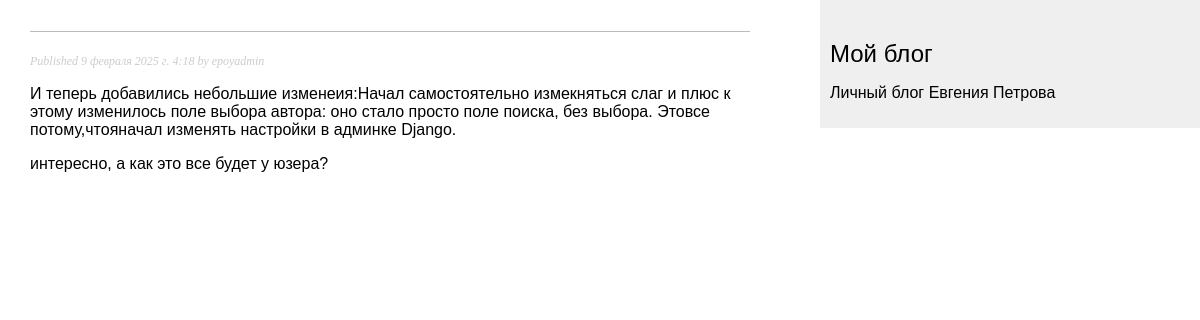
The app's page /blog/2/ with its own data.
### blog/models.py (models this page shows, shortened)
class Post(models.Model):  # pylint: disable=C0115
    class Status(models.TextChoices):  # pylint: disable=C0115
        DRAFT='DF','Черновик'
        PUBLISHED='PB','Опублковано'
    title=models.CharField(max_length=255, unique=True, verbose_name='Заголовок')
    slug=models.SlugField(max_length=255, unique_for_date='publish', verbose_name='Слаг(путь)')
    author = models.ForeignKey(User,
                               on_delete=models.CASCADE,
                               related_name='blog_posts',
                               verbose_name='Автор')
    body=models.TextField(verbose_name='Текст поста')
    publish=models.DateTimeField(default=timezone.now, verbose_name='Дата публикации')
    created=models.DateTimeField(auto_now_add=True,verbose_name='Дата создания')
    updated=models.DateTimeField(auto_now=True, verbose_name='Дата изменения')
    status = models.CharField(max_length=2,
                              choices=Status.choices,
                              default=Status.DRAFT,
                              verbose_name='Статус поста')
    objects = models.Manager()
    published = PublishedManager()
    class Meta:  # pylint: disable=C0115
        ordering=['-publish']
        indexes=[
            models.Index(fields=['publish']),
        ]
        verbose_name="Пост"
        verbose_name_plural="Посты"

### blog/views.py (the view)
# urls.py: path('<int:post_id>/', views.post_detail, name='post_detail')
def post_detail(request, post_id):
    post = get_object_or_404(Post,
                             id = post_id,
                             status = Post.Status.PUBLISHED)
    return render(request,
                  'blog/post/detail.html',
                  {'post':post})

### blog/templates/blog/post/detail.html (shortened to what this page needs)
{% extends "blog/base.html" %}
{% block content %}
    <h1>{{post.ttle}}</h1>
    <p class="date">
        Published {{post.publish}} by {{post.author}}
    </p>
    {{post.body|linebreaks}}
{%endblock%}

### blog/static/css/blog.css (style rules this page uses)
body { margin:0; padding:0; font-family:helvetica, sans-serif; }
h1 { font-weight:normal; border-bottom:1px solid #bbb; padding:0 0 10px 0; }
p.date { color:#ccc; font-family: georgia, serif; font-size: 12px; font-style: italic; }

### records on screen
Post: publish "9 февраля 2025 г. 4:18", author "epoyadmin", body "И теперь добавились небольшие изменеия:Начал самостоятельно измекняться слаг и плюс к этому изменилось поле выбора автора: оно стало просто поле поиска, без выбора. Этовсе потому,чтояначал изменять настройки в админке Django. интересно, а как это все будет у юзера?"
